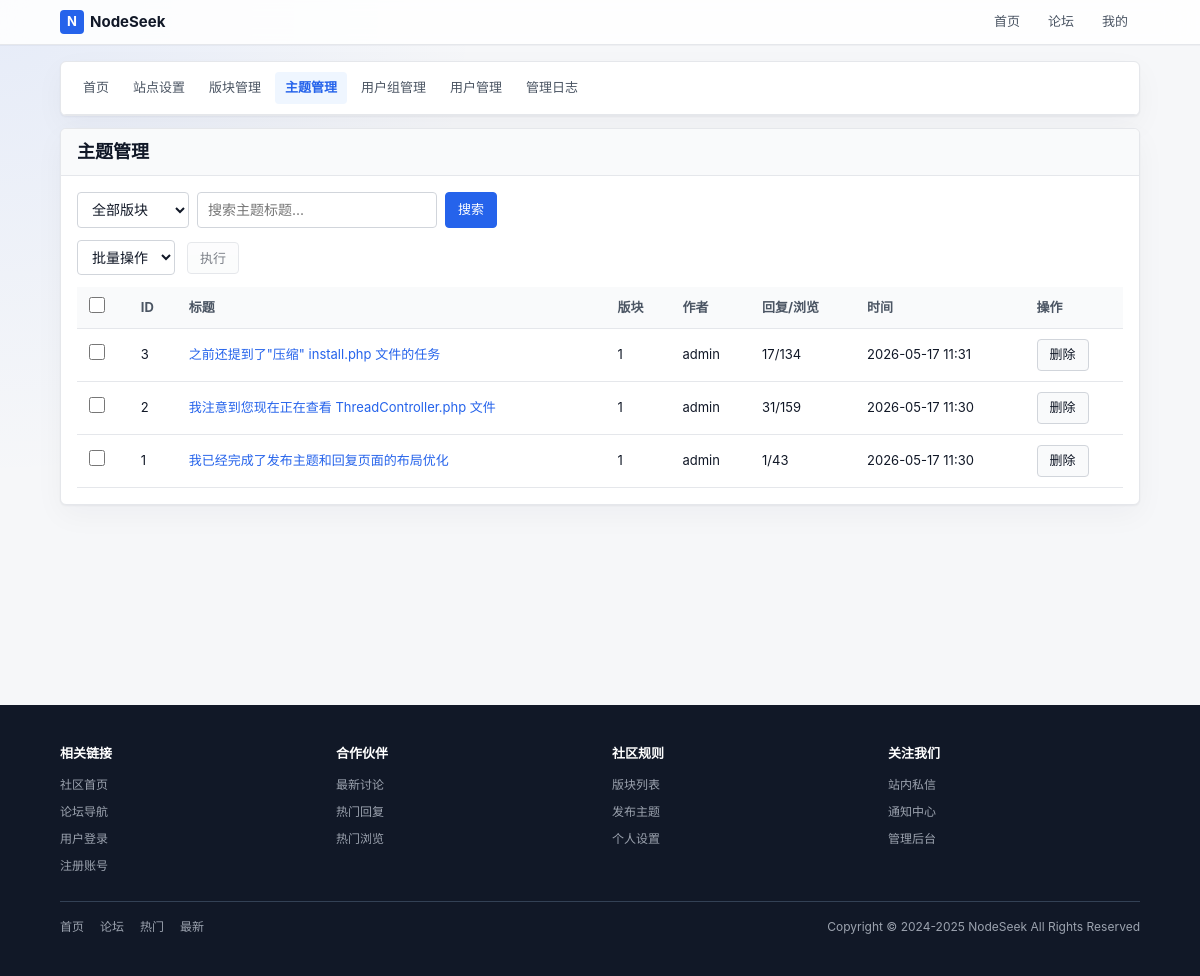
The app's page /index.php?c=admin&a=threads (signed in), older data.
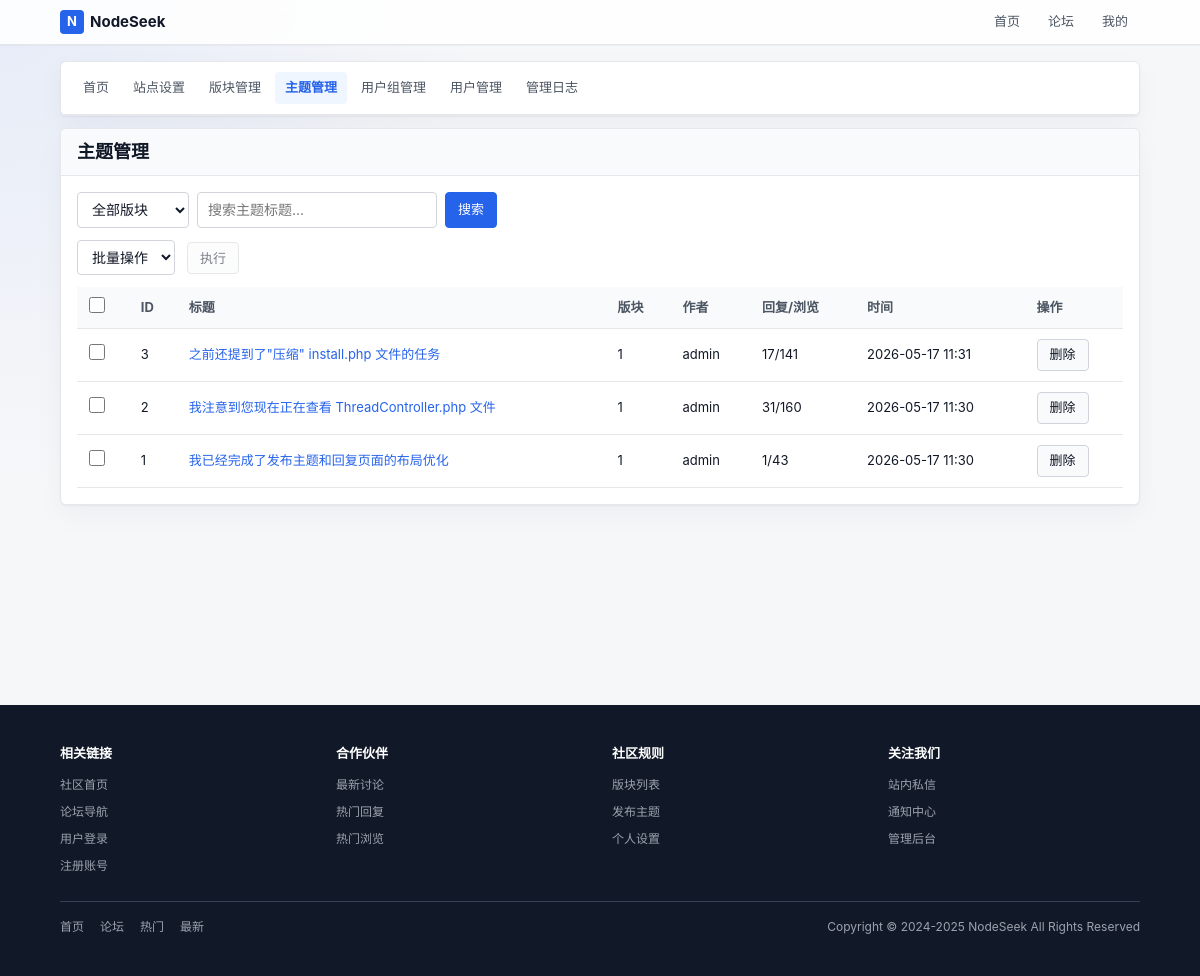
The same page, newer data.
### tables this page shows
CREATE TABLE next_thread (
        tid INTEGER PRIMARY KEY AUTOINCREMENT,
        fid INTEGER NOT NULL DEFAULT 0,
        pid INTEGER NOT NULL DEFAULT 0,
        typeid INTEGER NOT NULL DEFAULT 0,
        read_perm INTEGER NOT NULL DEFAULT 0,
        uid INTEGER NOT NULL DEFAULT 0,
        pm_uid INTEGER NOT NULL DEFAULT 0,
        subject VARCHAR(255) NOT NULL DEFAULT '',
        hash VARCHAR(255) NOT NULL DEFAULT '',
        dateline INTEGER NOT NULL DEFAULT 0,
        sort_order INTEGER NOT NULL DEFAULT 0,
        highlight INTEGER NOT NULL DEFAULT 0,
        digest INTEGER NOT NULL DEFAULT 0,
        closed INTEGER NOT NULL DEFAULT 0,
        reply_time INTEGER NOT NULL DEFAULT 0,
        reply_uid INTEGER NOT NULL DEFAULT 0,
        reply_num INTEGER NOT NULL DEFAULT 0,
        view_num INTEGER NOT NULL DEFAULT 0,
        fav_num INTEGER NOT NULL DEFAULT 0,
        log_num INTEGER NOT NULL DEFAULT 0
    );

CREATE TABLE next_member (
        uid INTEGER PRIMARY KEY AUTOINCREMENT,
        username VARCHAR(50) NOT NULL DEFAULT '',
        gid INTEGER NOT NULL DEFAULT 0,
        avatar INTEGER NOT NULL DEFAULT 0,
        password VARCHAR(255) NOT NULL DEFAULT '',
        auth_secret VARCHAR(50) NOT NULL DEFAULT '',
        auth_enabled INTEGER NOT NULL DEFAULT 0,
        notify_num INTEGER NOT NULL DEFAULT 0,
        credit INTEGER NOT NULL DEFAULT 0,
        reg_ip VARCHAR(50) NOT NULL DEFAULT '',
        reg_date INTEGER NOT NULL DEFAULT 0,
        last_ip VARCHAR(50) NOT NULL DEFAULT '',
        last_visit INTEGER NOT NULL DEFAULT 0,
        reply_time INTEGER NOT NULL DEFAULT 0,
        reply_num INTEGER NOT NULL DEFAULT 0,
        thread_num INTEGER NOT NULL DEFAULT 0,
        fav_num INTEGER NOT NULL DEFAULT 0,
        inbox_num INTEGER NOT NULL DEFAULT 0,
        outbox_num INTEGER NOT NULL DEFAULT 0,
        log_num INTEGER NOT NULL DEFAULT 0,
        email VARCHAR(80) NOT NULL DEFAULT '',
        email_status INTEGER NOT NULL DEFAULT 0,
        signin_time INTEGER NOT NULL DEFAULT 0,
        invisible INTEGER NOT NULL DEFAULT 0,
        timeoffset VARCHAR(10) NOT NULL DEFAULT '',
        search_time INTEGER NOT NULL DEFAULT 0,
        status INTEGER NOT NULL DEFAULT 0
    );

### controllers/AdminController.php (called while the page is built, shortened)
<?php
class AdminController {
    public static function threads() {
        $page = isset($_GET['page']) ? (int)$_GET['page'] : 1;
        $where = [];
        $params = [];
        $whereStr = $where ? 'WHERE ' . implode(' AND ', $where) : '';
        $threads = ThreadModel::search($whereStr, $params, $page);
        if (!empty($threads)) {
            $uids = array_unique(array_column($threads, 'uid'));
            $users = MemberModel::getMembersByUids($uids);
        }
        Template::display('admin/threads');
    }
}
?>

### index.php (called while the page is built, shortened)
<?php
require ROOT_PATH . '/lib/Autoloader.php';
$controller = isset($_GET['c']) ? $_GET['c'] : 'home';
$action = isset($_GET['a']) ? $_GET['a'] : 'index';
$controllerClass = ucfirst($controller) . 'Controller';
$params = [];
call_user_func_array([$controllerClass, $action], $params);
?>

### lib/Autoloader.php (called while the page is built, shortened)
<?php
class Autoloader {
    public static function load($class) {
        $class = strtolower($class);
        $paths = [
            ROOT_PATH . '/lib/' . $class . '.php',
            ROOT_PATH . '/models/' . $class . '.php',
            ROOT_PATH . '/controllers/' . $class . '.php',
        ];
        foreach ($paths as $path) {
            if (file_exists($path)) {
                return;
            }
        }
    }
}

### models/ThreadModel.php (called while the page is built, shortened)
<?php
class ThreadModel {
    public static function search($whereStr = '', $params = [], $page = 1) {
        $offset = ($page - 1) * 20;
        $sql = "SELECT * FROM " . self::TABLE . " $whereStr ORDER BY dateline DESC LIMIT 20 OFFSET ?";
        $params[] = $offset;
        return Database::fetchAll($sql, $params);
    }
}
?>

### lib/Database.php (called while the page is built, shortened)
<?php
class Database {
    private static $instance = null;
    private $config = null;
    private function __construct() {
        $this->config = require ROOT_PATH . '/config/database.php';
    }
    public static function getInstance() {
        if (self::$instance === null) {
            self::$instance = new self();
        }
        return self::$instance;
    }
    private function connect() {
        $default = $this->config['default'];
        $connection = $this->config['connections'][$default];
        if ($connection['driver'] === 'sqlite') {
            $this->connection = new PDO('sqlite:' . $connection['database']);
        }
    }
    private static function getConnection() {
        return self::getInstance()->connection;
    }
    public static function query($sql, $params = []) {
        $stmt = self::getConnection()->prepare($sql);
        $stmt->execute($params);
        return $stmt;
    }
    public static function fetchAll($sql, $params = []) {
        $stmt = self::query($sql, $params);
        return $stmt->fetchAll(PDO::FETCH_ASSOC);
    }
}
?>

### config/database.php (called while the page is built)
<?php
return [
    'default' => 'sqlite',
    'connections' => [
        'sqlite' => [
            'driver' => 'sqlite',
            'database' => ROOT_PATH . '/database/forum.db',
        ],
    ],
];

### models/MemberModel.php (called while the page is built, shortened)
<?php
class MemberModel {
    public static function getMembersByUids($uids) {
        $uids = array_filter(array_unique($uids));
        $placeholders = implode(',', array_fill(0, count($uids), '?'));
        $sql = "SELECT uid, username, avatar FROM " . self::TABLE . " WHERE uid IN ($placeholders)";
        $members = Database::fetchAll($sql, $uids);
        $result = [];
        foreach ($members as $member) {
            $result[$member['uid']] = $member;
        }
        return $result;
    }
}
?>

### templates/admin/threads.php (the view, shortened to what the changed rows need)
<div class="card">
    <div class="card-header">
        <h2>主题管理</h2>
    </div>
    <div class="card-body padded">
        <form method="post" action="index.php?c=admin&a=threadBatch">
            <table class="table">
                <thead>
                    <tr>
                        <th><input type="checkbox" id="select-all"></th>
                        <th>ID</th>
                        <th>标题</th>
                        <th>版块</th>
                        <th>作者</th>
                        <th>回复/浏览</th>
                        <th>时间</th>
                        <th>操作</th>
                    </tr>
                </thead>
                <tbody>
                <?php if (!empty($threads)): ?>
                <?php foreach ($threads as $thread): ?>
                    <tr>
                            <td><input type="checkbox" name="tids[]" value="<?php echo $thread['tid']; ?>"></td>
                            <td><?php echo $thread['tid']; ?></td>
                            <td><a href="index.php?c=thread&a=index&tid=<?php echo $thread['tid']; ?>" target="_blank"><?php echo htmlspecialchars($thread['subject']); ?></a></td>
                            <td><?php echo $thread['fid']; ?></td>
                            <td><?php echo htmlspecialchars($users[$thread['uid']]['username'] ?? '已删除用户'); ?></td>
                            <td><?php echo $thread['reply_num']; ?>/<?php echo $thread['view_num']; ?></td>
                            <td><?php echo date('Y-m-d H:i', $thread['dateline']); ?></td>
                            <td>
                                <a href="index.php?c=admin&a=threadDelete&tid=<?php echo $thread['tid']; ?>" class="btn btn-secondary" onclick="return confirm('确定删除该主题？')">删除</a>
                            </td>
                    </tr>
                <?php endforeach; ?>
                <?php else: ?>
                    <tr>
                        <td colspan="8" class="text-center text-secondary">暂无主题</td>
                    </tr>
                <?php endif; ?>
                </tbody>
            </table>
        </form>
    </div>
</div>

Row changes from the older to the newer data that the page shows:
changed next_thread "之前还提到了\"压缩\" install.php 文件的任务": view_num "134" → "141"
changed next_thread "我注意到您现在正在查看 ThreadController.php 文件": view_num "159" → "160"
